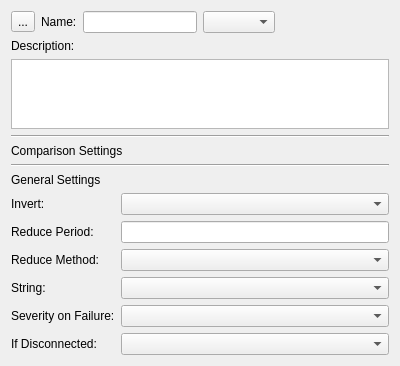
<?xml version="1.0" encoding="UTF-8"?>
<ui version="4.0">
 <class>Form</class>
 <widget class="QWidget" name="Form">
  <property name="geometry">
   <rect>
    <x>0</x>
    <y>0</y>
    <width>400</width>
    <height>364</height>
   </rect>
  </property>
  <property name="windowTitle">
   <string>Form</string>
  </property>
  <layout class="QVBoxLayout" name="verticalLayout">
   <item>
    <layout class="QHBoxLayout" name="horizontalLayout">
     <property name="topMargin">
      <number>0</number>
     </property>
     <item>
      <widget class="QToolButton" name="parent_button">
       <property name="text">
        <string>...</string>
       </property>
      </widget>
     </item>
     <item>
      <widget class="QLabel" name="label">
       <property name="text">
        <string>Name:</string>
       </property>
      </widget>
     </item>
     <item>
      <widget class="QLineEdit" name="name_edit"/>
     </item>
     <item>
      <widget class="QComboBox" name="comp_type_combo"/>
     </item>
     <item>
      <spacer name="horizontalSpacer">
       <property name="orientation">
        <enum>Qt::Horizontal</enum>
       </property>
       <property name="sizeHint" stdset="0">
        <size>
         <width>40</width>
         <height>20</height>
        </size>
       </property>
      </spacer>
     </item>
    </layout>
   </item>
   <item>
    <widget class="QLabel" name="label_2">
     <property name="text">
      <string>Description:</string>
     </property>
    </widget>
   </item>
   <item>
    <widget class="QPlainTextEdit" name="desc_edit"/>
   </item>
   <item>
    <widget class="Line" name="line">
     <property name="orientation">
      <enum>Qt::Horizontal</enum>
     </property>
    </widget>
   </item>
   <item>
    <widget class="QLabel" name="specific_label">
     <property name="text">
      <string>Comparison Settings</string>
     </property>
    </widget>
   </item>
   <item>
    <layout class="QVBoxLayout" name="specific_content"/>
   </item>
   <item>
    <widget class="Line" name="line_2">
     <property name="orientation">
      <enum>Qt::Horizontal</enum>
     </property>
    </widget>
   </item>
   <item>
    <widget class="QLabel" name="label_10">
     <property name="text">
      <string>General Settings</string>
     </property>
    </widget>
   </item>
   <item>
    <layout class="QFormLayout" name="generic_content">
     <property name="topMargin">
      <number>0</number>
     </property>
     <item row="0" column="0">
      <widget class="QLabel" name="label_3">
       <property name="text">
        <string>Invert:</string>
       </property>
      </widget>
     </item>
     <item row="1" column="0">
      <widget class="QLabel" name="label_4">
       <property name="text">
        <string>Reduce Period:</string>
       </property>
      </widget>
     </item>
     <item row="2" column="0">
      <widget class="QLabel" name="label_5">
       <property name="text">
        <string>Reduce Method:</string>
       </property>
      </widget>
     </item>
     <item row="3" column="0">
      <widget class="QLabel" name="label_6">
       <property name="text">
        <string>String:</string>
       </property>
      </widget>
     </item>
     <item row="4" column="0">
      <widget class="QLabel" name="label_7">
       <property name="text">
        <string>Severity on Failure:</string>
       </property>
      </widget>
     </item>
     <item row="5" column="0">
      <widget class="QLabel" name="label_8">
       <property name="text">
        <string>If Disconnected:</string>
       </property>
      </widget>
     </item>
     <item row="0" column="1">
      <widget class="QComboBox" name="invert_combo"/>
     </item>
     <item row="1" column="1">
      <widget class="QLineEdit" name="reduce_period_edit"/>
     </item>
     <item row="2" column="1">
      <widget class="QComboBox" name="reduce_method_combo"/>
     </item>
     <item row="3" column="1">
      <widget class="QComboBox" name="string_combo"/>
     </item>
     <item row="4" column="1">
      <widget class="QComboBox" name="sev_on_failure_combo">
       <property name="currentIndex">
        <number>-1</number>
       </property>
      </widget>
     </item>
     <item row="5" column="1">
      <widget class="QComboBox" name="if_disc_combo">
       <property name="currentIndex">
        <number>-1</number>
       </property>
      </widget>
     </item>
    </layout>
   </item>
   <item>
    <spacer name="verticalSpacer">
     <property name="orientation">
      <enum>Qt::Vertical</enum>
     </property>
     <property name="sizeHint" stdset="0">
      <size>
       <width>20</width>
       <height>40</height>
      </size>
     </property>
    </spacer>
   </item>
  </layout>
 </widget>
 <resources/>
 <connections/>
</ui>
